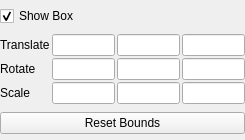
<?xml version="1.0" encoding="UTF-8"?>
<ui version="4.0">
 <class>BoxPropertyWidget</class>
 <widget class="QWidget" name="BoxPropertyWidget">
  <property name="geometry">
   <rect>
    <x>0</x>
    <y>0</y>
    <width>245</width>
    <height>140</height>
   </rect>
  </property>
  <property name="windowTitle">
   <string>Form</string>
  </property>
  <layout class="QVBoxLayout">
   <property name="spacing">
    <number>2</number>
   </property>
   <property name="margin">
    <number>0</number>
   </property>
   <item>
    <widget class="QCheckBox" name="show3DWidget">
     <property name="text">
      <string>Show Box</string>
     </property>
     <property name="checked">
      <bool>true</bool>
     </property>
    </widget>
   </item>
   <item>
    <layout class="QGridLayout">
     <property name="margin">
      <number>0</number>
     </property>
     <property name="spacing">
      <number>2</number>
     </property>
     <item row="1" column="0">
      <widget class="QLabel" name="labelRotate">
       <property name="text">
        <string>Rotate</string>
       </property>
      </widget>
     </item>
     <item row="1" column="1">
      <widget class="pqLineEdit" name="rotateX"/>
     </item>
     <item row="0" column="0">
      <widget class="QLabel" name="labelTranslate">
       <property name="text">
        <string>Translate</string>
       </property>
      </widget>
     </item>
     <item row="1" column="3">
      <widget class="pqLineEdit" name="rotateZ"/>
     </item>
     <item row="0" column="3">
      <widget class="pqLineEdit" name="translateZ"/>
     </item>
     <item row="0" column="2">
      <widget class="pqLineEdit" name="translateY"/>
     </item>
     <item row="1" column="2">
      <widget class="pqLineEdit" name="rotateY"/>
     </item>
     <item row="0" column="1">
      <widget class="pqLineEdit" name="translateX"/>
     </item>
     <item row="2" column="2">
      <widget class="pqLineEdit" name="scaleY"/>
     </item>
     <item row="2" column="1">
      <widget class="pqLineEdit" name="scaleX"/>
     </item>
     <item row="2" column="3">
      <widget class="pqLineEdit" name="scaleZ"/>
     </item>
     <item row="2" column="0">
      <widget class="QLabel" name="labelScale">
       <property name="text">
        <string>Scale</string>
       </property>
      </widget>
     </item>
    </layout>
   </item>
   <item>
    <widget class="QPushButton" name="resetBounds">
     <property name="text">
      <string>Reset Bounds</string>
     </property>
    </widget>
   </item>
  </layout>
 </widget>
 <customwidgets>
  <customwidget>
   <class>pqLineEdit</class>
   <extends>QLineEdit</extends>
   <header>pqLineEdit.h</header>
  </customwidget>
 </customwidgets>
 <tabstops>
  <tabstop>show3DWidget</tabstop>
  <tabstop>translateX</tabstop>
  <tabstop>translateY</tabstop>
  <tabstop>translateZ</tabstop>
  <tabstop>rotateX</tabstop>
  <tabstop>rotateY</tabstop>
  <tabstop>rotateZ</tabstop>
  <tabstop>scaleX</tabstop>
  <tabstop>scaleY</tabstop>
  <tabstop>scaleZ</tabstop>
  <tabstop>resetBounds</tabstop>
 </tabstops>
 <resources/>
 <connections/>
</ui>
